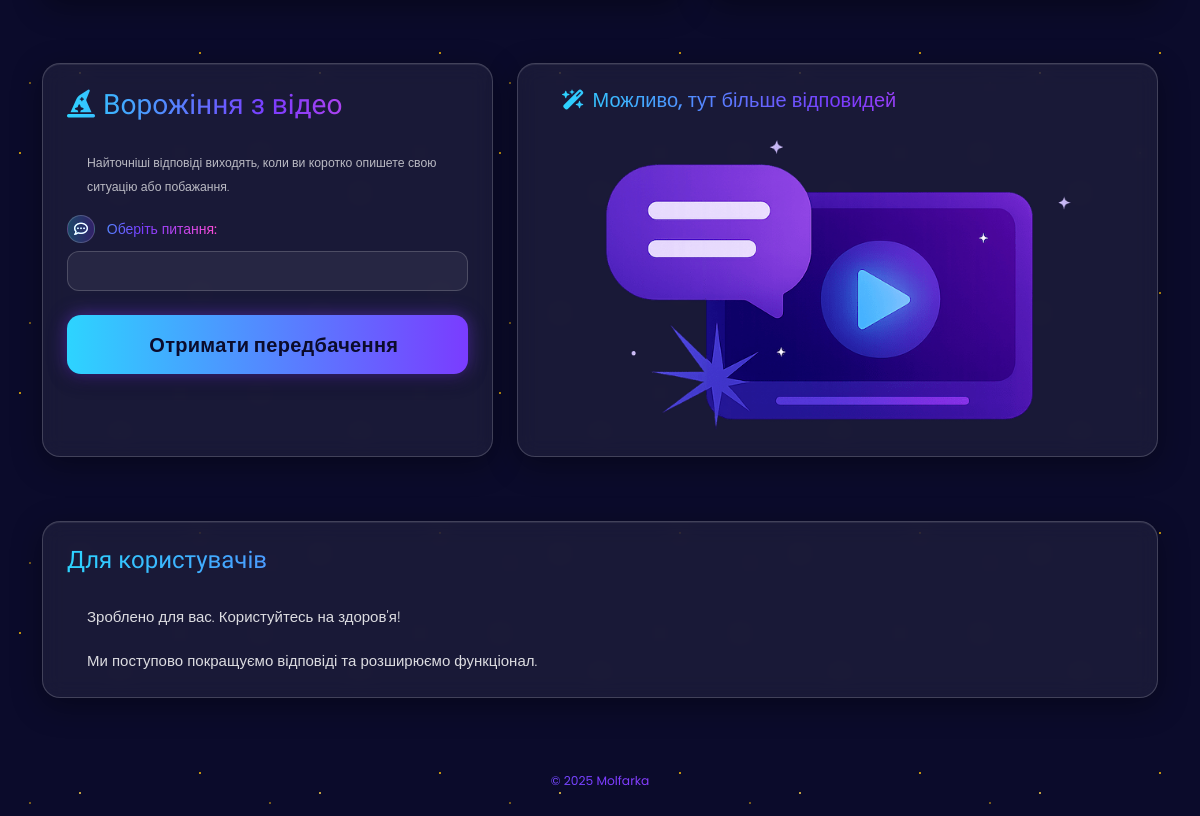
The app's page / (lower part), older data.
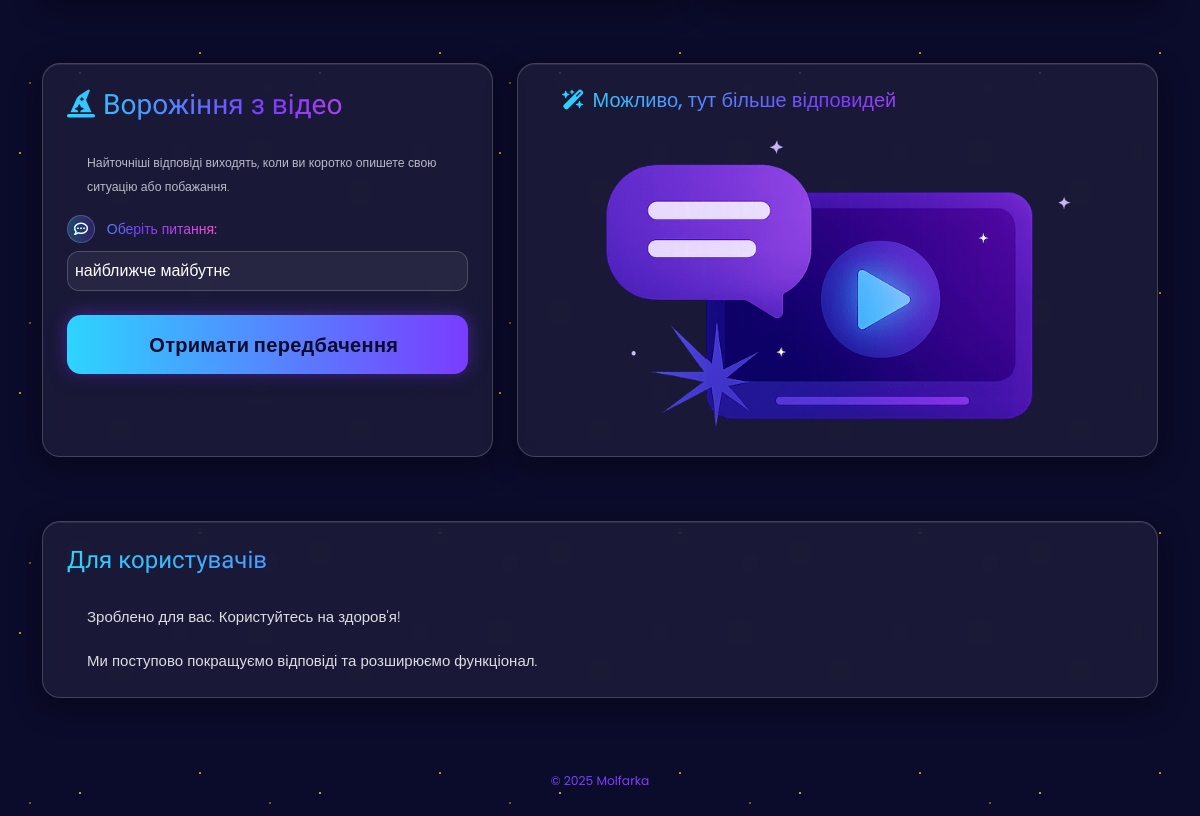
The same page, newer data.
### tarotapp/models.py (models this page shows, shortened)
class SampleQuestion(models.Model):
    text_uk = models.CharField(max_length=255, db_index=True)
    text_ru = models.CharField(max_length=255, db_index=True)
    category = models.CharField(max_length=50, blank=True, default='')  # love/work/money/health/etc
    is_active = models.BooleanField(default=True)
    sort_order = models.PositiveIntegerField(default=0)
    created_at = models.DateTimeField(default=timezone.now)
    class Meta:
        ordering = ['sort_order', 'id']

### tarotapp/views.py (the view)
# urls.py: path('', views.index, name='home'),
def index(request):
    decks = TarotDeck.objects.all()
    questions = SampleQuestion.objects.filter(is_active=True).order_by('sort_order', 'id')
    lang = 'uk'
    questions_data = [
        {'id': q.id, 'text': q.text_ru if lang == 'ru' else q.text_uk}
        for q in questions
    ]
    return render(request, 'index.html', {'decks': decks, 'base_questions': questions_data})

### tarotapp/templates/index.html (shortened to what this page needs)
{% load static %}
<!DOCTYPE html>
<html lang="uk">
  <head>
    <link rel="stylesheet" href="https://cdn.jsdelivr.net/npm/bootstrap@5.3.3/dist/css/bootstrap.min.css">
    <link rel="stylesheet" href="{% static 'css/style.css' %}" />
    <link rel="stylesheet" href="{% static 'css/responsive.css' %}" />
    <link rel="stylesheet" href="{% static 'css/jquery.mCustomScrollbar.min.css' %}" />
    <link rel="stylesheet" href="https://cdnjs.cloudflare.com/ajax/libs/font-awesome/6.5.2/css/all.min.css"/>
  </head>
  <body class="cosmic-bg">
    <section id="readings" class="container pb-5">
      <div class="row g-4">
      </div>
    </section>
   <section id="videos" class="container pb-5">
      <div class="row g-4">
        <div class="col-lg-5 order-1 order-lg-1 mb-3">
          <div class="glass p-4 h-100">
            <h2 class="h3 mb-3 text-gradient"><i class="fa-solid fa-hat-wizard me-2"></i>Ворожіння з відео</h2>
            <p class="small text-light-70 mb-3">
              Найточніші відповіді виходять, коли ви коротко опишете свою ситуацію або побажання.
            </p>
            <div class="mb-3">
              <label for="question-video" class="form-label text-gradient">
                <span class="icon-pill me-2"><i class="fa-regular fa-comment-dots"></i></span>
              </label>
              <select id="base_question" name="base_question" class="form-select form-control-glass">
                  {% for q in base_questions %}
                    <option value="{{ base_question.id }}">{{ q.text }}</option>
                  {% endfor %}
                </select>
            </div>
            <div class="d-grid mt-4">
              <button id="video" class="btn btn-neon btn-lg">
                 Отримати передбачення
              </button>
            </div>
          </div>
        </div>
            <div class="col-lg-7 order-2 order-lg-2 mb-3">
            <div class="glass p-4 h-100">
               <p class="mb-4 text-gradient h5"><i class="fa-solid fa-wand-magic-sparkles me-2"></i>Можливо, тут більше відповидей</p>
               <div id="response_video" class="video-banner text-center">
                  <img src="{% static 'images/video-banner.png' %}" alt="Tarot" class="img-fluid"/>
               </div>
            </div>
            </div>
         </div>
    </section>
    <section id="how" class="container pb-5">
      <div class="glass p-4 text-light-80">
        <h3 class="h4 mb-2 text-gradient">Для користувачів</h3>
        <p class="mb-1">Зроблено для вас. Користуйтесь на здоров'я!</p>
        <p class="mb-0">Ми поступово покращуємо відповіді та розширюємо функціонал.</p>
      </div>
    </section>
    <footer class="py-4 text-center text-gradient">
      <div class="container small">© 2025 Molfarka</div>
    </footer>
  </body>
</html>

### tarotapp/static/css/style.css (style rules this page uses)
* { box-sizing: border-box !important; transition: ease all 0.5s; }
html { scroll-behavior: smooth; overflow-x: hidden; }
body { color: #666666; font-size: 14px; font-family: 'Poppins', sans-serif; line-height: 1.80857; font-weight: normal; overflow-x: hidden; }
h1, h2, h3, h4, h5, h6 { letter-spacing: 0; font-weight: normal; position: relative; padding: 0 0 10px 0; font-weight: normal; line-height: normal; color: #111111; margin: 0 }
h2 { font-size: 22px }
h3 { font-size: 18px }
*, *::after, *::before { -webkit-box-sizing: border-box; -moz-box-sizing: border-box; box-sizing: border-box; }
p { margin: 20px; font-weight: 300; font-size: 15px; line-height: 24px; }
a, .btn { text-decoration: none !important; outline: none !important; -webkit-transition: all .3s ease-in-out; -moz-transition: all .3s ease-in-out; -ms-transition: all .3s ease-in-out; -o-transition: all .3s ease-in-out; transition: all .3s ease-in-out; }
img { max-width: 100%; height: auto; }
button { border: 0; margin: 0; padding: 0; cursor: pointer; }
* { box-sizing: border-box; }
:root { --bg1:#0b0b2b; --bg2:#1a1155; --violet:#7a3cff; --blue:#2dd4ff; --pink:#ff4dd8; --glass-bg: rgba(255,255,255,0.06); --glass-brd: rgba(255,255,255,0.18); --text-80: rgba(255,255,255,0.85); --text-70: rgba(255,255,255,0.7); --text-60: rgba(255,255,255,0.6); }
body { background-color:#0b0b2b; background-repeat: repeat; }
.text-light-80 { color:var(--text-80)!important; }
.text-light-70 { color:var(--text-70)!important; }
.text-gradient { background: linear-gradient(90deg, var(--blue), var(--violet), var(--pink)); -webkit-background-clip: text; background-clip: text; color: transparent; }
.glass { background: var(--glass-bg); border: 1px solid var(--glass-brd); border-radius: 18px; box-shadow: 0 8px 30px rgba(0,0,0,.35), inset 0 1px 0 rgba(255,255,255,.08); backdrop-filter: blur(10px); }
.form-control-glass, .form-select.form-control-glass { background: rgba(255,255,255,.06); color:#fff; border:1px solid rgba(255,255,255,.18); border-radius: 12px; padding: 7px; }
.form-control-glass::placeholder { color:rgba(255,255,255,.5) }
.btn-neon { position:relative; border:none; color:#0b0b2b; background: linear-gradient(90deg, var(--blue), var(--violet)); border-radius: 14px; padding:.9rem 1.2rem; font-weight:700; letter-spacing:.3px; box-shadow: 0 0 18px rgba(125,64,255,.5), 0 6px 18px rgba(0,0,0,.4); transition: transform .15s ease, box-shadow .2s ease; }
.icon-pill { display:inline-flex; align-items:center; justify-content:center; width:28px; height:28px; border-radius:999px; background: linear-gradient(90deg, rgba(45,212,255,.25), rgba(122,60,255,.25)); border:1px solid rgba(255,255,255,.18); color:#fff; }
h1,h2,h3,h4 { font-family:'Sen', system-ui, -apple-system, sans-serif }
.video-banner img { width:80%; }

### tarotapp/static/css/icomoon.css (style rules this page uses)
body { background: #fff; }

Row changes from the older to the newer data that the page shows:
added SampleQuestion: base_question "найближче майбутнє"
